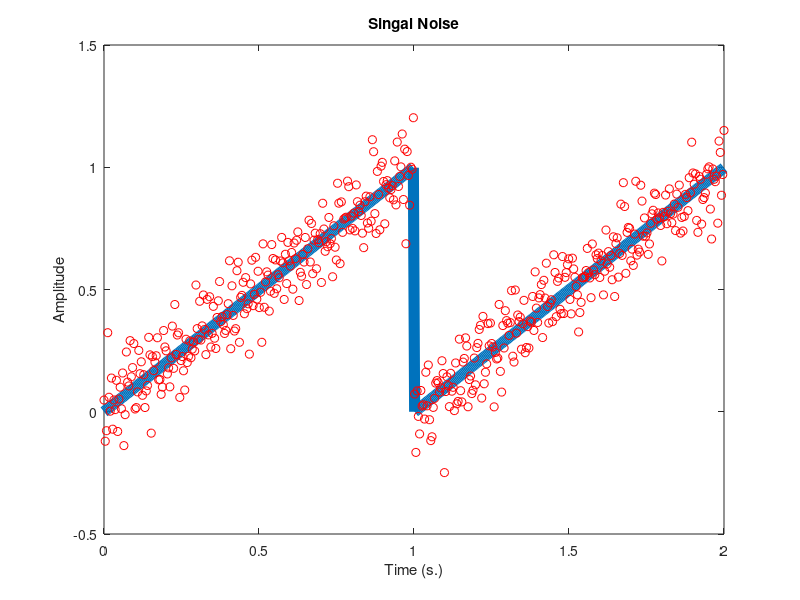

The MATLAB script that drew this image: (Note: this script raises an error after producing the figure.)

% sampling rate
fs = 500; 

% duration 
dur = 1; 

% time vector 
t = 1 + linspace(-dur,dur,fs); 

% signal
sig = [t(1:length(t)/2) t(1:length(t)/2)]; 

% noise
sign = sig + 0.1*randn(1,length(sig)); 

% plot signal + noise
fig = figure; 
sp = plot(t,sig,'LineWidth',8); 
hold on
sn = plot(t,sign,'ro'); 

% title/labels
title('Singal Noise'); 
xlabel('Time (s.)'); 
ylabel('Amplitude'); 

% PLOTLY 
response = fig2plotly(fig,'strip',1,'name','matlab_line_and_scatter_basic');
plotly_url = response.url;
